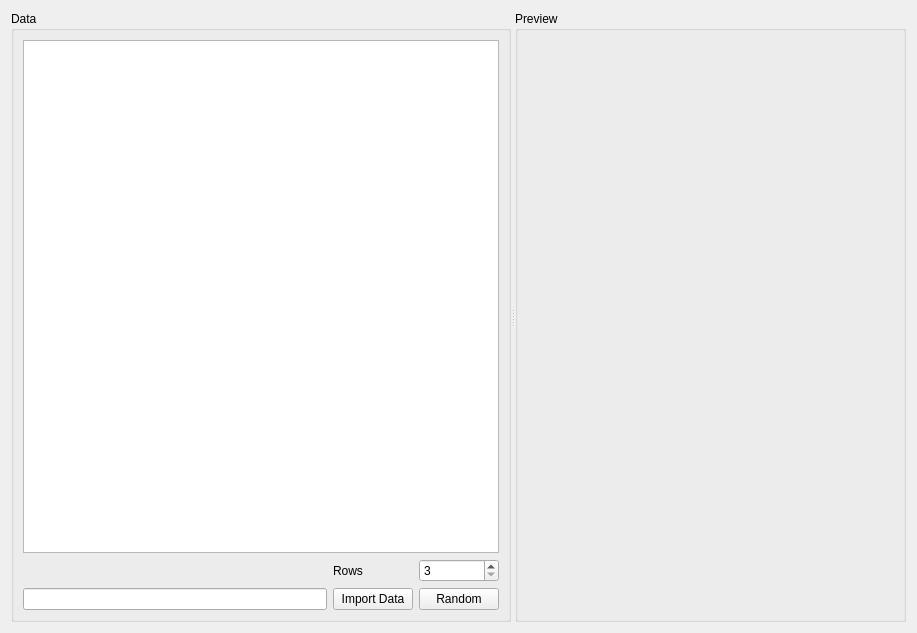
<?xml version="1.0" encoding="UTF-8"?>
<ui version="4.0">
 <class>ContourWindow</class>
 <widget class="QWidget" name="ContourWindow">
  <property name="geometry">
   <rect>
    <x>0</x>
    <y>0</y>
    <width>917</width>
    <height>633</height>
   </rect>
  </property>
  <property name="windowTitle">
   <string>Contour</string>
  </property>
  <layout class="QGridLayout" name="gridLayout_3">
   <item row="0" column="0">
    <layout class="QHBoxLayout" name="horizontalLayout">
     <item>
      <widget class="QSplitter" name="splitter">
       <property name="orientation">
        <enum>Qt::Horizontal</enum>
       </property>
       <widget class="QGroupBox" name="groupBox">
        <property name="maximumSize">
         <size>
          <width>500</width>
          <height>16777215</height>
         </size>
        </property>
        <property name="title">
         <string>Data</string>
        </property>
        <layout class="QGridLayout" name="gridLayout_2">
         <item row="0" column="0">
          <layout class="QGridLayout" name="gridLayout_4">
           <item row="2" column="1">
            <widget class="QPushButton" name="importDataButton">
             <property name="text">
              <string>Import Data</string>
             </property>
            </widget>
           </item>
           <item row="2" column="0">
            <widget class="QLineEdit" name="fileEdit">
             <property name="readOnly">
              <bool>true</bool>
             </property>
            </widget>
           </item>
           <item row="0" column="0" colspan="3">
            <widget class="QTableView" name="tableView"/>
           </item>
           <item row="2" column="2">
            <widget class="QPushButton" name="pushButton">
             <property name="text">
              <string>Random</string>
             </property>
            </widget>
           </item>
           <item row="1" column="1">
            <widget class="QLabel" name="label">
             <property name="text">
              <string>Rows</string>
             </property>
            </widget>
           </item>
           <item row="1" column="2">
            <widget class="QSpinBox" name="rowsSpinbox">
             <property name="minimum">
              <number>3</number>
             </property>
             <property name="maximum">
              <number>10000</number>
             </property>
            </widget>
           </item>
          </layout>
         </item>
        </layout>
       </widget>
       <widget class="QGroupBox" name="groupBox_2">
        <property name="title">
         <string>Preview</string>
        </property>
        <layout class="QGridLayout" name="gridLayout">
         <item row="0" column="0">
          <layout class="QVBoxLayout" name="verticalLayout"/>
         </item>
        </layout>
       </widget>
      </widget>
     </item>
    </layout>
   </item>
  </layout>
 </widget>
 <resources/>
 <connections/>
</ui>
